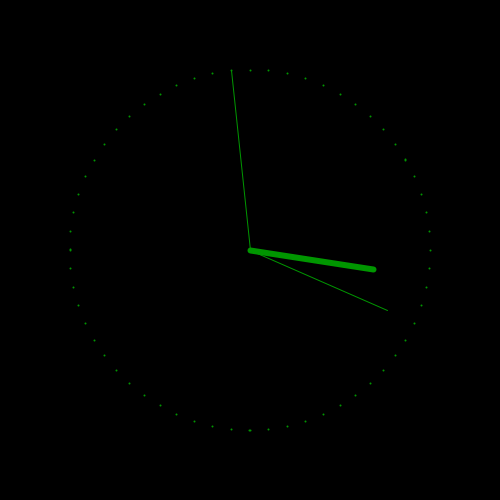
Frame 1 (no input)
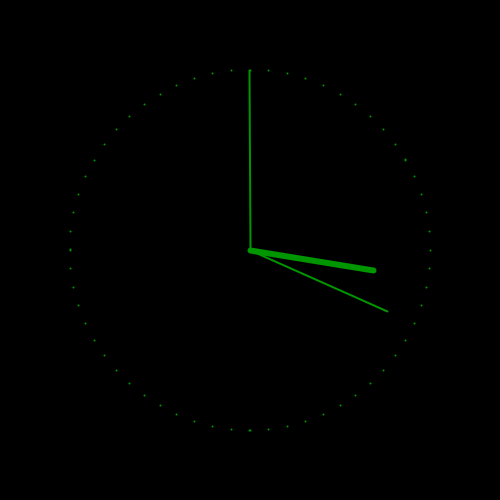
Frame 60 (the mouse pressed at the canvas centre just before this capture)
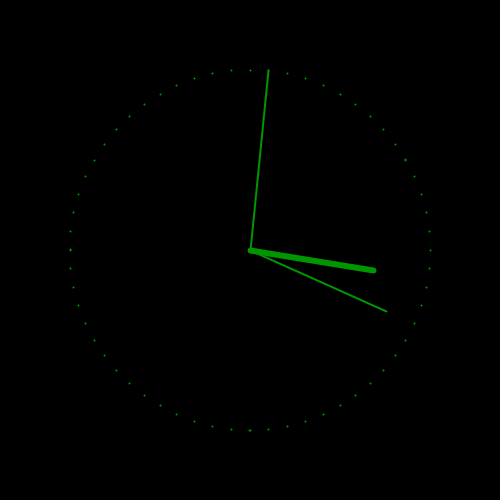
Frame 120 (the mouse held since frame 60 and released just before this capture)

The Processing sketch that drew these frames (run headless with seeded random() and noise(); from frame 60 on, the mouse is pressed at the canvas centre):

// Processing sketch: processing_62772
// ── processing_62772.pde

int cx, cy;
float secondsRadius;
float minutesRadius;
float hoursRadius;
float clockDiameter;

void setup() {
  background(0);
  size(500, 500);
  stroke(255);
  smooth();
  
  int radius = min(width, height) / 2;
  secondsRadius = radius * 0.72;
  minutesRadius = radius * 0.60;
  hoursRadius = radius * 0.50;
  clockDiameter = radius * 1.8;
  
  cx = width / 2;
  cy = height / 2;
}

void draw() {
  background(0);
  
  // Draw the clock background
  fill(0);
  noStroke();
  ellipse(5, 20, clockDiameter, clockDiameter);
  
  // Angles for sin() and cos() start at 3 o'clock;
  // subtract HALF_PI to make them start at the top
  float s = map(second(), 0, 60, 0, TWO_PI) - HALF_PI;
  float m = map(minute() + norm(second(), 0, 60), 0, 60, 0, TWO_PI) - HALF_PI; 
  float h = map(hour() + norm(minute(), 0, 60), 0, 24, 0, TWO_PI * 2) - HALF_PI;
  
  // Draw the hands of the clock
  stroke(0,150,0);
  line(cx, cy, cx + cos(s) * secondsRadius, cy + sin(s) * secondsRadius);
  line(cx, cy, cx + cos(m) * minutesRadius, cy + sin(m) * minutesRadius);
  strokeWeight(6);
  line(cx, cy, cx + cos(h) * hoursRadius, cy + sin(h) * hoursRadius);
  
  // Draw the minute ticks
  strokeWeight(2);
  beginShape(POINTS);
  for (int a = 0; a < 360; a+=6) {
    float x = cx + cos(radians(a)) * secondsRadius;
    float y = cy + sin(radians(a)) * secondsRadius;
    vertex(x, y);
  }
  endShape();
}
